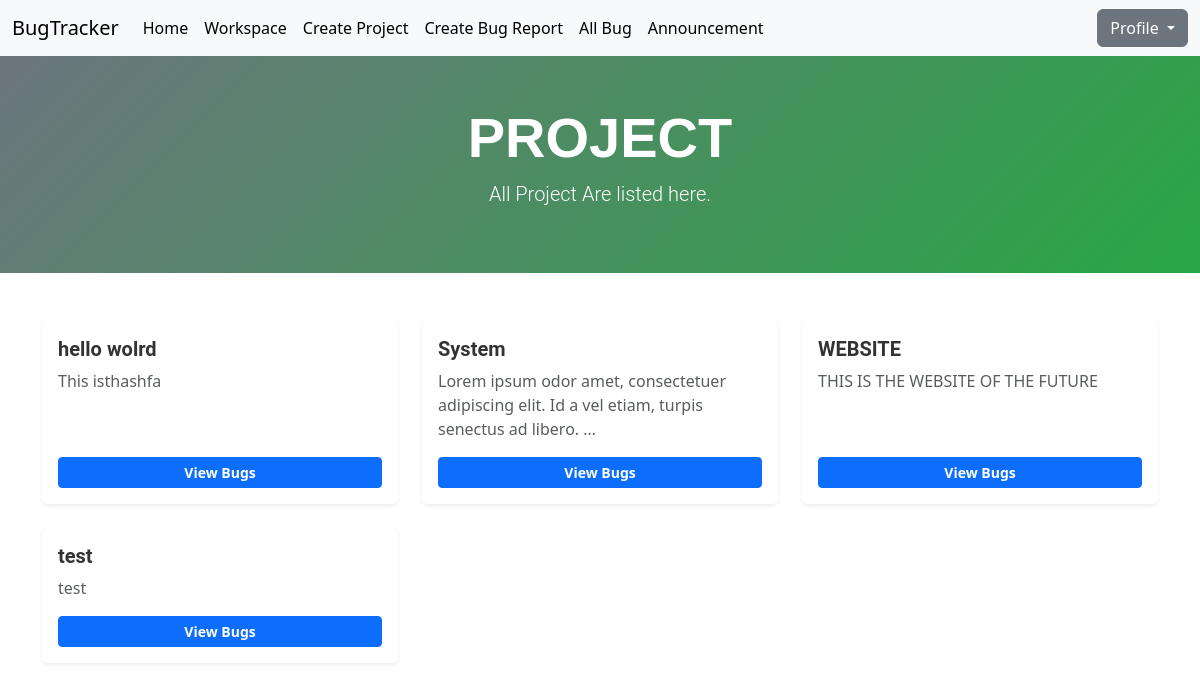
The page /workspace/ (signed in) on the database its author committed.
### myapp/models.py (models this page shows, shortened)
class Project(models.Model):
    name = models.CharField(max_length=255, unique=True)
    description = models.TextField(blank=True)
    created_by = models.ForeignKey(User, on_delete=models.SET_NULL, null=True, related_name="created_projects")
    members = models.ManyToManyField(User, related_name="projects")

### myapp/views.py (the view)
# urls.py: path('workspace/', WorkspacePageView.as_view(), name='workspace'),
class WorkspacePageView(ListView):
    model = Project
    template_name = 'myapp/workspace.html'
    context_object_name = 'projects'

### myapp/templates/myapp/workspace.html
{% extends 'myapp/base.html' %}
{% block content %}
    {% include 'myapp/navbar.html' %}
    <div class="container-fluid py-5 text-center" style="background: linear-gradient(135deg, #6c757d, #28a745); color: #fff;">
        <h1 class="display-4 fw-bold" style="font-family: 'Poppins', sans-serif;">
            PROJECT
        </h1>
        <p class="lead" style="font-family: 'Roboto', sans-serif;">
            All Project Are listed here.
        </p>
    </div>
    <div class="container py-5">
        <div class="row g-4">
            {% for project in projects %}
                <div class="col-md-4">
                    <div class="card border-0 shadow-sm h-100">
                        <div class="card-body d-flex flex-column">
                            <h5 class="card-title fw-bold" style="font-family: 'Roboto', sans-serif; color: #333;">
                                {{ project.name }}
                            </h5>
                            <p class="card-text text-muted" style="flex-grow: 1;">
                                {{ project.description|truncatewords:15 }}
                            </p>
                            <a href="{% url 'project_bugs' project.pk %}"
                               class="btn btn-primary btn-sm mt-auto fw-bold">
                                View Bugs
                            </a>
                        </div>
                    </div>
                </div>
            {% empty %}
                <div class="col-12 text-center">
                    <p class="lead text-muted">No projects found. Start creating one now!</p>
                </div>
            {% endfor %}
        </div>
    </div>
{% endblock content %}

### rows shown on the page
Project: name "hello wolrd", description "This isthashfa"
Project: name "System", description "Lorem ipsum odor amet, consectetuer adipiscing elit. Id a vel etiam, turpis senectus ad libero. …"
Project: name "WEBSITE", description "THIS IS THE WEBSITE OF THE FUTURE"
Project: name "test", description "test"
